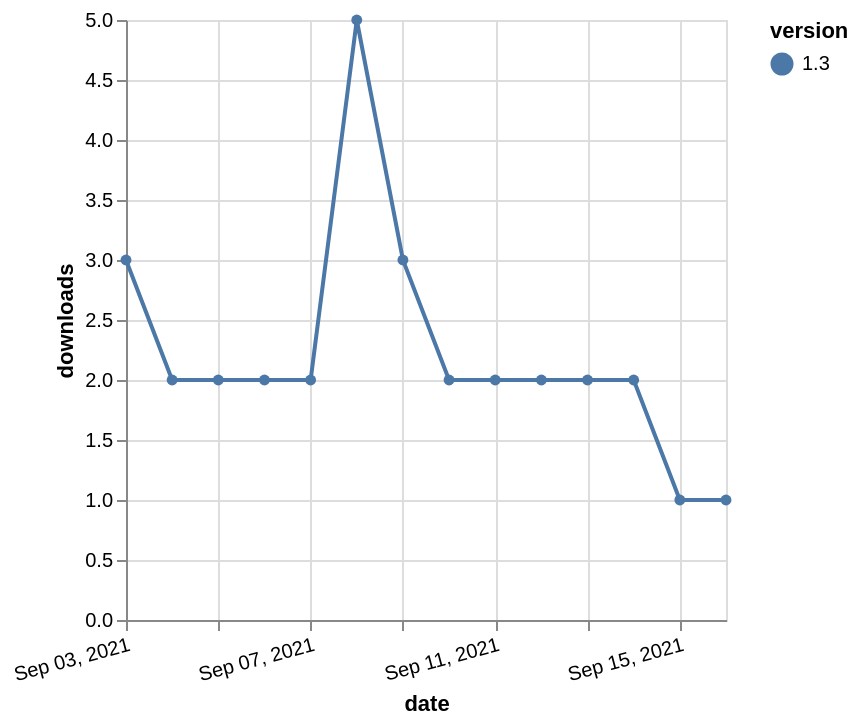

Source (Vega-Lite JSON):
### Vega-Lite specification from a JSON file in a GitHub repository (floating-point values rounded to 4 significant figures)
{"$schema": "https://vega.github.io/schema/vega-lite/v5.json", "description": "A simple bar chart with embedded data.", "data": {"values": [{"date": "2021-09-03", "total": 3204, "delta": 3, "version": "1.3"}, {"date": "2021-09-04", "total": 3206, "delta": 2, "version": "1.3"}, {"date": "2021-09-05", "total": 3208, "delta": 2, "version": "1.3"}, {"date": "2021-09-06", "total": 3210, "delta": 2, "version": "1.3"}, {"date": "2021-09-07", "total": 3212, "delta": 2, "version": "1.3"}, {"date": "2021-09-08", "total": 3217, "delta": 5, "version": "1.3"}, {"date": "2021-09-09", "total": 3220, "delta": 3, "version": "1.3"}, {"date": "2021-09-10", "total": 3222, "delta": 2, "version": "1.3"}, {"date": "2021-09-11", "total": 3224, "delta": 2, "version": "1.3"}, {"date": "2021-09-12", "total": 3226, "delta": 2, "version": "1.3"}, {"date": "2021-09-13", "total": 3228, "delta": 2, "version": "1.3"}, {"date": "2021-09-14", "total": 3230, "delta": 2, "version": "1.3"}, {"date": "2021-09-15", "total": 3231, "delta": 1, "version": "1.3"}, {"date": "2021-09-16", "total": 3232, "delta": 1, "version": "1.3"}]}, "width": "container", "mark": {"type": "line", "point": {"filled": true}}, "encoding": {"x": {"field": "date", "type": "temporal", "timeUnit": "yearmonthdate", "title": "date", "axis": {"labelAngle": -15}}, "y": {"field": "delta", "type": "quantitative", "title": "downloads"}, "color": {"field": "version", "type": "nominal"}, "tooltip": {"field": "delta"}}}
